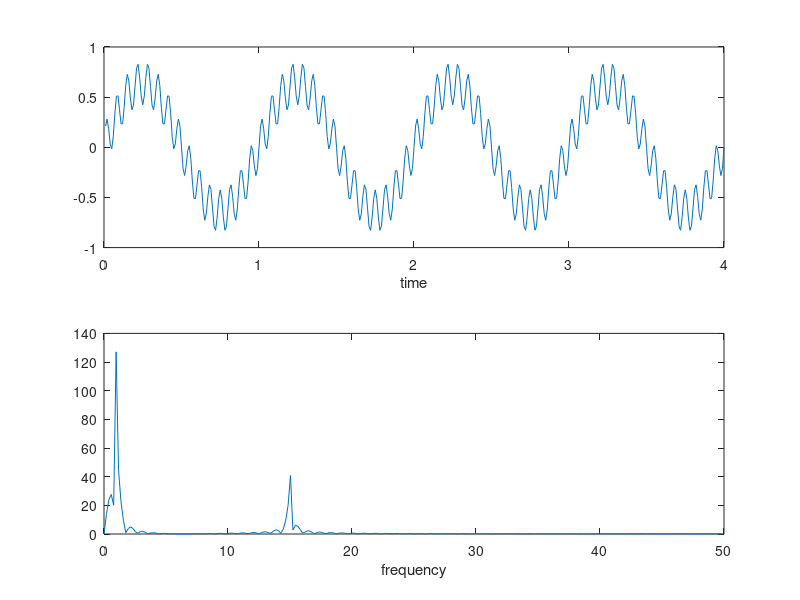

This figure's MATLAB source:
Fs=100;
t=(1:400)/Fs;
f1=1;
s1=(2/pi)*sin(2*pi*f1*t);
f2=3;
s2=(2/3/pi)*sin(10*pi*f2*t);
s=s1+s2;
subplot(2,1,1)
plot(t,s)
xlabel('time')
S=fft(s,512);
w=(0:255)/256*(Fs/2);
subplot(2,1,2)
plot(w,abs(S(1:256)))
xlabel('frequency')
